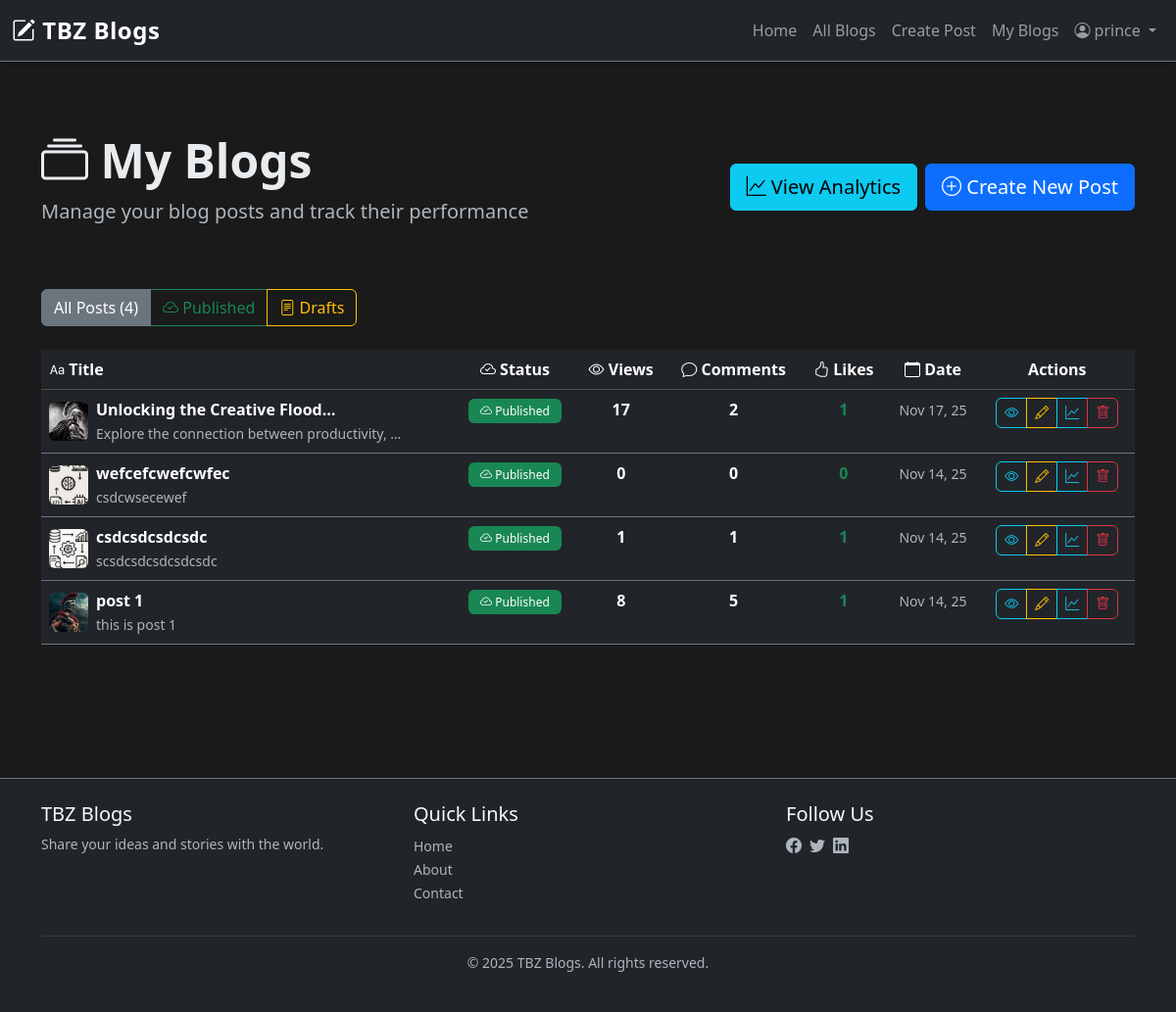
Screenshot of /my-blogs/ (signed in) with the database file from the repository.
### blog/models.py (models this page shows, shortened)
class BlogPost(models.Model):
    STATUS_CHOICES = (
        ('draft', 'Draft'),
        ('published', 'Published'),
        ('archived', 'Archived'),
    )
    author = models.ForeignKey(
        User,
        on_delete=models.CASCADE,
        related_name='blog_posts',
        help_text="Blog author"
    )
    title = models.CharField(
        max_length=200,
        help_text="Blog post title"
    )
    slug = models.SlugField(
        unique=True,
        help_text="URL-friendly title"
    )
    content = models.TextField(
        help_text="Main blog content"
    )
    excerpt = models.TextField(
        max_length=500,
        help_text="Short preview of blog"
    )
    featured_image = models.ImageField(
        upload_to='blog_images/',
        blank=True,
        null=True,
        help_text="Main blog image"
    )
    created_at = models.DateTimeField(
        default=timezone.now,
        help_text="Publication date"
    )
    updated_at = models.DateTimeField(
        auto_now=True,
        help_text="Last modification date"
    )
    status = models.CharField(
        max_length=20,
        choices=STATUS_CHOICES,
        default='draft',
        help_text="Current status"
    )
    category = models.CharField(
        max_length=100,
        blank=True,
        help_text="Blog category/tags"
    )
    likes_count = models.IntegerField(
        default=0,
        help_text="Total likes"
    )
    dislikes_count = models.IntegerField(
        default=0,
        help_text="Total dislikes"
    )
    comments_count = models.IntegerField(
        default=0,
        help_text="Total comments"
    )
    views_count = models.IntegerField(
        default=0,
        help_text="Total views"
    )
    class Meta:
        ordering = ['-created_at']
        verbose_name_plural = "Blog Posts"
        indexes = [
            models.Index(fields=['slug']),
            models.Index(fields=['author', 'status']),
            models.Index(fields=['-created_at']),
        ]

### blog/views.py (the view)
# urls.py: path('my-blogs/', views.my_blogs, name='my_blogs'),
@login_required(login_url='login')
def my_blogs(request):
    blogs = BlogPost.objects.filter(author=request.user).order_by('-created_at')
    status_filter = request.GET.get('status', '')
    if status_filter in ['published', 'draft']:
        blogs = blogs.filter(status=status_filter)
    paginator = Paginator(blogs, 6)
    page = request.GET.get('page')
    try:
        blogs = paginator.page(page)
    except PageNotAnInteger:
        blogs = paginator.page(1)
    except EmptyPage:
        blogs = paginator.page(paginator.num_pages)
    context = {
        'page_title': 'My Blogs',
        'blogs': blogs,
        'status_filter': status_filter,
        'total_posts': paginator.count,
    }
    return render(request, 'blog/my_blogs.html', context)

### templates/blog/my_blogs.html (shortened to what this page needs)
{% extends 'base.html' %}
{% block content %}
<div class="container my-5">
    <div class="d-flex justify-content-between align-items-center mb-5">
        <div>
            <h1 class="display-5 fw-bold">
                <i class="bi bi-collection"></i> My Blogs
            </h1>
            <p class="lead text-muted">
                Manage your blog posts and track their performance
            </p>
        </div>
        <div class="d-flex gap-2">
            <a href="{% url 'dashboard:analytics_dashboard' %}" class="btn btn-info btn-lg">
                <i class="bi bi-graph-up"></i> View Analytics
            </a>
            <a href="{% url 'blog_create' %}" class="btn btn-primary btn-lg">
                <i class="bi bi-plus-circle"></i> Create New Post
            </a>
        </div>
    </div>
    <div class="mb-4">
        <div class="btn-group" role="group">
            <a href="{% url 'my_blogs' %}" class="btn btn-outline-secondary {% if not status_filter %}active{% endif %}">
                All Posts ({{ total_posts }})
            </a>
            <a href="{% url 'my_blogs' %}?status=published" class="btn btn-outline-success {% if status_filter == 'published' %}active{% endif %}">
                <i class="bi bi-cloud-check"></i> Published
            </a>
            <a href="{% url 'my_blogs' %}?status=draft" class="btn btn-outline-warning {% if status_filter == 'draft' %}active{% endif %}">
                <i class="bi bi-file-text"></i> Drafts
            </a>
        </div>
    </div>
    {% if blogs.object_list %}
        <div class="table-responsive">
            <table class="table table-hover border-secondary">
                <thead class="table-dark">
                    <tr>
                        <th>
                            <i class="bi bi-type"></i> Title
                        </th>
                        <th class="text-center">
                            <i class="bi bi-cloud-check"></i> Status
                        </th>
                        <th class="text-center">
                            <i class="bi bi-eye"></i> Views
                        </th>
                        <th class="text-center">
                            <i class="bi bi-chat"></i> Comments
                        </th>
                        <th class="text-center">
                            <i class="bi bi-hand-thumbs-up"></i> Likes
                        </th>
                        <th class="text-center">
                            <i class="bi bi-calendar"></i> Date
                        </th>
                        <th class="text-center">Actions</th>
                    </tr>
                </thead>
                <tbody>
                    {% for blog in blogs.object_list %}
                        <tr>
                            <td>
                                <div class="d-flex gap-2 align-items-center">
                                    {% if blog.featured_image %}
                                        <img src="{{ blog.featured_image.url }}" alt="{{ blog.title }}" class="rounded" style="width: 40px; height: 40px; object-fit: cover;">
                                    {% else %}
                                        <div class="bg-secondary rounded d-flex align-items-center justify-content-center" style="width: 40px; height: 40px;">
                                            <i class="bi bi-image text-white"></i>
                                        </div>
                                    {% endif %}
                                    <div>
                                        <strong class="text-truncate d-block" style="max-width: 250px;">
                                            {% if blog.status == 'published' %}
                                                <a href="{% url 'blog_detail' slug=blog.slug %}" class="text-decoration-none text-white hover-primary">
                                                    {{ blog.title }}
                                                </a>
                                            {% else %}
                                                <a href="{% url 'blog_edit' slug=blog.slug %}" class="text-decoration-none text-white hover-primary">
                                                    {{ blog.title }}
                                                </a>
                                            {% endif %}
                                        </strong>
                                        <small class="text-muted">{{ blog.excerpt|truncatewords:5 }}</small>
                                    </div>
                                </div>
                            </td>
                            <td class="text-center">
                                {% if blog.status == 'published' %}
                                    <span class="badge bg-success">
                                        <i class="bi bi-cloud-check"></i> Published
                                    </span>
                                {% else %}
                                    <span class="badge bg-warning">
                                        <i class="bi bi-file-text"></i> Draft
                                    </span>
                                {% endif %}
                            </td>
                            <td class="text-center">
                                <strong>{{ blog.views_count }}</strong>
                            </td>
                            <td class="text-center">
                                <strong>{{ blog.comments_count }}</strong>
                            </td>
                            <td class="text-center">
                                <strong class="text-success">{{ blog.likes_count }}</strong>
                            </td>
                            <td class="text-center">
                                <small class="text-muted">{{ blog.created_at|date:"M d, y" }}</small>
                            </td>
                            <td class="text-center">
                                <div class="btn-group btn-group-sm" role="group">
                                    {% if blog.status == 'published' %}
                                        <a href="{% url 'blog_detail' slug=blog.slug %}" class="btn btn-outline-info" title="View">
                                            <i class="bi bi-eye"></i>
                                        </a>
                                    {% else %}
                                        <a href="{% url 'blog_edit' slug=blog.slug %}" class="btn btn-outline-info" title="Edit (Draft)">
                                            <i class="bi bi-pencil"></i>
                                        </a>
                                    {% endif %}
                                    <a href="{% url 'blog_edit' slug=blog.slug %}" class="btn btn-outline-warning" title="Edit">
                                        <i class="bi bi-pencil"></i>
                                    </a>
                                    <a href="{% url 'dashboard:blog_analytics' slug=blog.slug %}" class="btn btn-outline-info" title="Analytics">
                                        <i class="bi bi-graph-up"></i>
                                    </a>
                                    <a href="{% url 'blog_delete' slug=blog.slug %}" class="btn btn-outline-danger" title="Delete">
                                        <i class="bi bi-trash"></i>
                                    </a>
                                </div>
                            </td>
                        </tr>
                    {% endfor %}
                </tbody>
            </table>
        </div>
    {% endif %}
</div>
{% endblock %}

### templates/base.html (shortened to what this page needs)
{% load static %}
<!DOCTYPE html>
<html lang="en">
<head>
    <link href="https://cdn.jsdelivr.net/npm/bootstrap@5.3.3/dist/css/bootstrap.min.css" rel="stylesheet">
    <link rel="stylesheet" href="https://cdn.jsdelivr.net/npm/bootstrap-icons@1.11.3/font/bootstrap-icons.min.css">
    <link rel="stylesheet" href="{% static 'css/style.css' %}">
</head>
<body data-bs-theme="dark">
    <nav class="navbar navbar-expand-lg navbar-dark bg-dark border-bottom border-secondary">
        <div class="container-fluid">
            <a class="navbar-brand fw-bold" href="{% url 'home' %}">
                <i class="bi bi-pencil-square"></i> TBZ Blogs
            </a>
            <div class="collapse navbar-collapse" id="navbarNav">
                <ul class="navbar-nav ms-auto">
                    <li class="nav-item">
                        <a class="nav-link" href="{% url 'home' %}">Home</a>
                    </li>
                    <li class="nav-item">
                        <a class="nav-link" href="{% url 'blog_list' %}">All Blogs</a>
                    </li>
                    {% if user.is_authenticated %}
                        <li class="nav-item">
                            <a class="nav-link" href="{% url 'blog_create' %}">Create Post</a>
                        </li>
                        <li class="nav-item">
                            <a class="nav-link" href="{% url 'my_blogs' %}">My Blogs</a>
                        </li>
                        <li class="nav-item dropdown">
                            <a class="nav-link dropdown-toggle" href="#" id="userDropdown" role="button" data-bs-toggle="dropdown">
                                <i class="bi bi-person-circle"></i> {{ user.username }}
                            </a>
                        </li>
                    {% endif %}
                </ul>
            </div>
        </div>
    </nav>
    <main class="py-4">
        {% block content %}{% endblock %}
    </main>
    <footer class="bg-dark border-top border-secondary mt-5 py-4">
        <div class="container">
            <div class="row">
                <div class="col-md-4">
                    <h5 class="text-light">TBZ Blogs</h5>
                    <p class="text-muted small">
                        Share your ideas and stories with the world.
                    </p>
                </div>
                <div class="col-md-4">
                    <h5 class="text-light">Quick Links</h5>
                    <ul class="list-unstyled">
                        <li><a href="#" class="text-decoration-none text-muted small">Home</a></li>
                        <li><a href="#" class="text-decoration-none text-muted small">About</a></li>
                        <li><a href="#" class="text-decoration-none text-muted small">Contact</a></li>
                    </ul>
                </div>
                <div class="col-md-4">
                    <h5 class="text-light">Follow Us</h5>
                    <div class="d-flex gap-2">
                        <a href="#" class="text-decoration-none text-muted"><i class="bi bi-facebook"></i></a>
                        <a href="#" class="text-decoration-none text-muted"><i class="bi bi-twitter"></i></a>
                        <a href="#" class="text-decoration-none text-muted"><i class="bi bi-linkedin"></i></a>
                    </div>
                </div>
            </div>
            <hr class="border-secondary">
            <div class="text-center text-muted small">
                <p>&copy; 2025 TBZ Blogs. All rights reserved.</p>
            </div>
        </div>
    </footer>
</body>
</html>

### static/css/style.css (style rules this page uses)
:root { --primary-color: #0d6efd; --secondary-color: #6c757d; --success-color: #198754; --danger-color: #dc3545; --warning-color: #ffc107; --info-color: #0dcaf0; --light-color: #f8f9fa; --dark-color: #212529; }
body[data-bs-theme="dark"] { background-color: #1a1a1a; color: #e9ecef; }
.navbar { box-shadow: 0 2px 4px rgba(0, 0, 0, 0.3); }
.navbar-brand { font-size: 1.5rem; letter-spacing: 0.5px; }
.btn { font-weight: 500; border-radius: 6px; transition: all 0.3s ease; }
.btn-primary { background-color: var(--primary-color); border-color: var(--primary-color); }
footer { background-color: #1a1a1a; margin-top: auto; }
footer a { transition: color 0.3s ease; }
.text-muted { color: #adb5bd !important; }
.text-light { color: #f8f9fa !important; }
.badge { padding: 6px 12px; font-weight: 500; }

### rows the page displays
BlogPost: featured_image (picture), title "Unlocking the Creative Flood…", excerpt "Explore the connection between productivity, …", status "published" (drawn), views_count "17", comments_count "2", likes_count "1", created_at "Nov 17, 25"
BlogPost: featured_image (picture), title "wefcefcwefcwfec", excerpt "csdcwsecewef", status "published" (drawn), views_count "0", comments_count "0", likes_count "0", created_at "Nov 14, 25"
BlogPost: featured_image (picture), title "csdcsdcsdcsdc", excerpt "scsdcsdcsdcsdcsdc", status "published" (drawn), views_count "1", comments_count "1", likes_count "1", created_at "Nov 14, 25"
BlogPost: featured_image (picture), title "post 1", excerpt "this is post 1", status "published" (drawn), views_count "8", comments_count "5", likes_count "1", created_at "Nov 14, 25"

### other values shown
{{ user.username }} "prince"
{{ total_posts }} "4"
